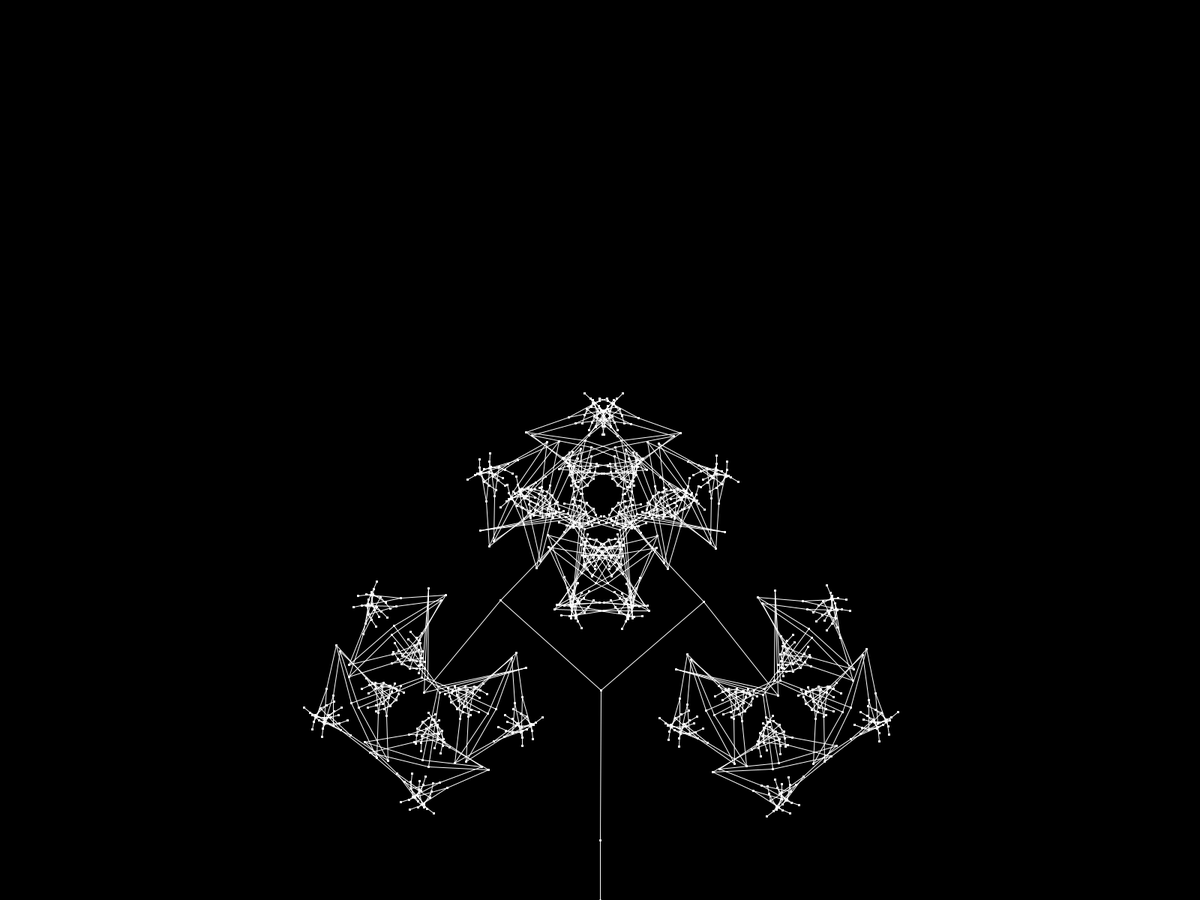
Frame 1 (no input)
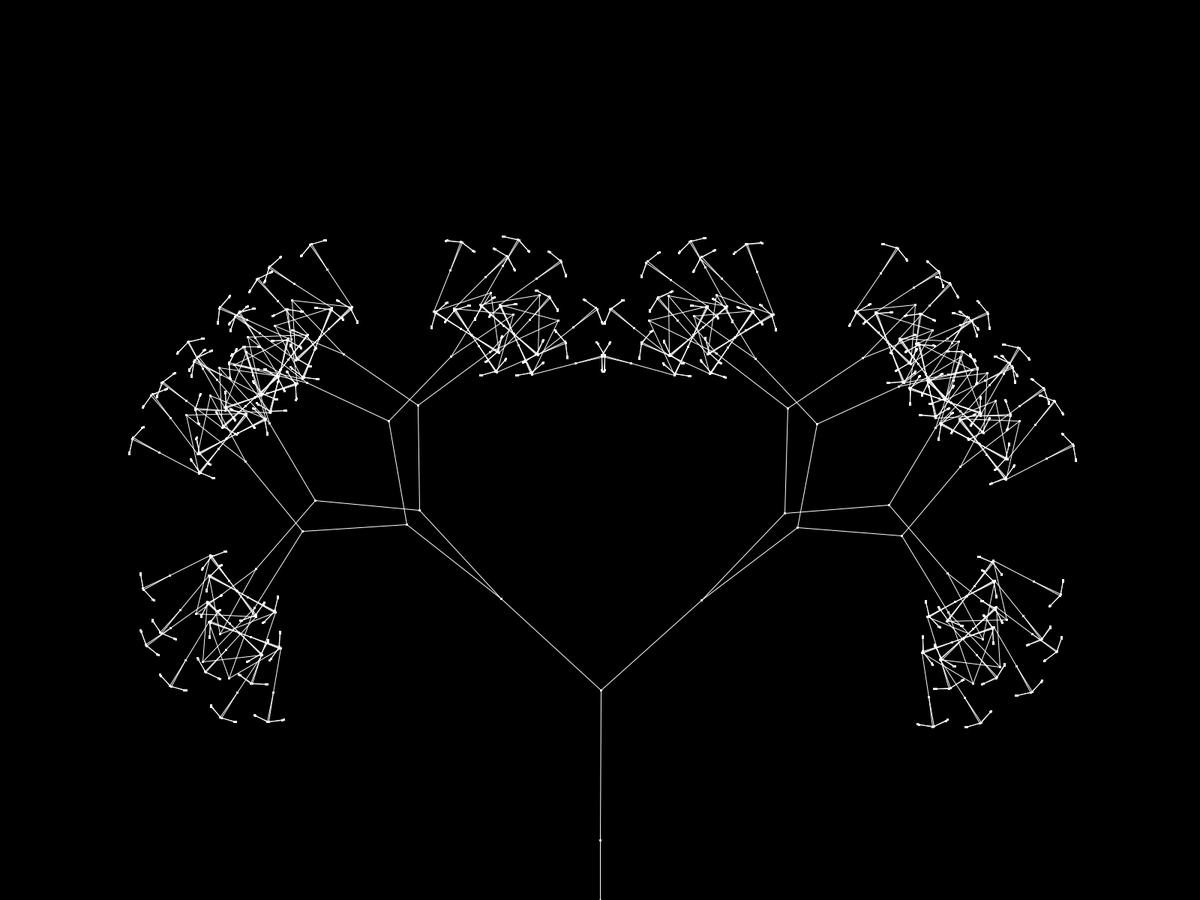
Frame 60 (the mouse pressed at the canvas centre just before this capture)
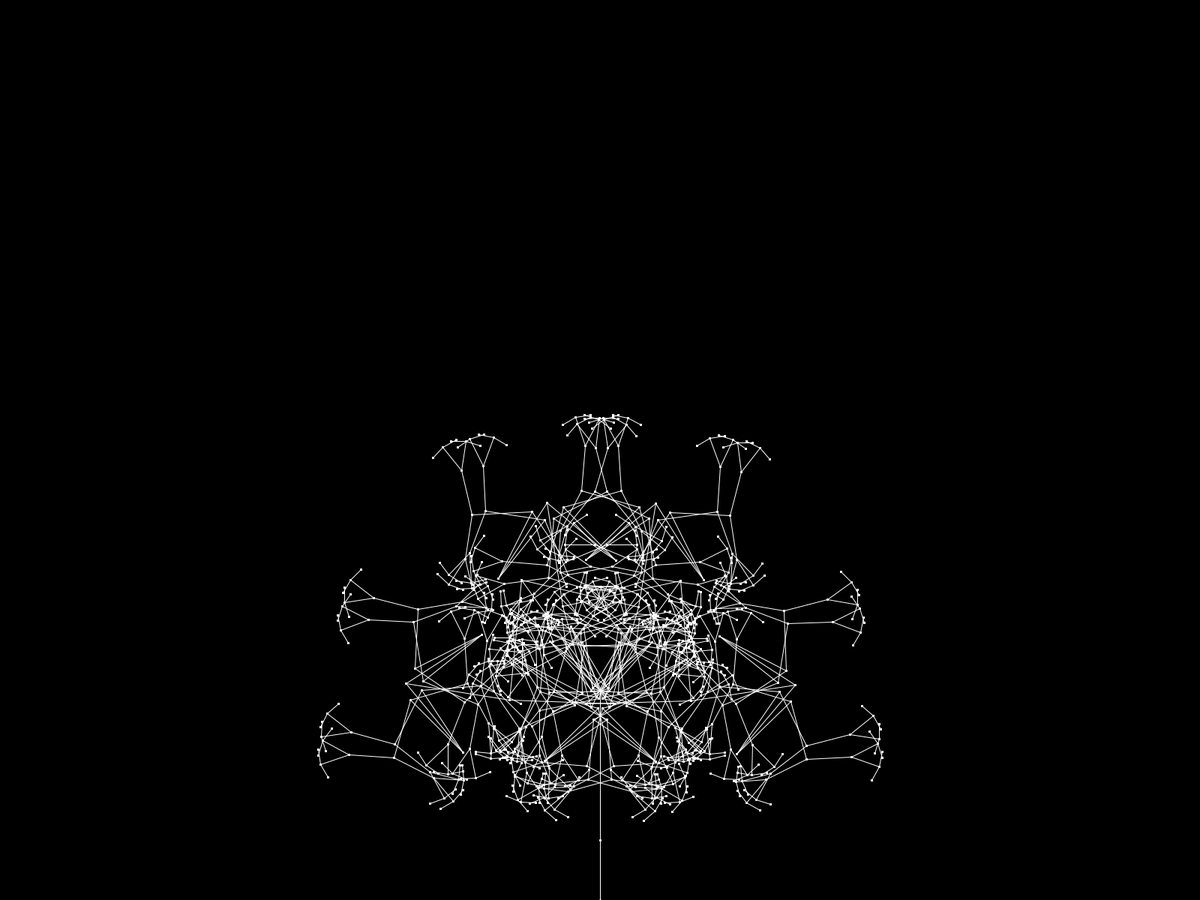
Frame 120 (the mouse held since frame 60 and released just before this capture)

The Processing sketch that drew these frames (run headless with seeded random() and noise(); from frame 60 on, the mouse is pressed at the canvas centre):

// Processing sketch: TreeFunctionRecursion
// ── TreeFunctionRecursion.pde
float[] tree;
boolean drawn;

int treeLevels;
int treeDivisions;

int indexN;

float branchLength;

float dTime;

//START
void setup(){
  frameRate(30);
  fullScreen();
  //size(600,600);
  background(0);
  drawn = false;
  
  treeLevels = 10;
  treeDivisions = 2;
  branchLength = 200/treeLevels;
  
  indexN = 0;
  
  dTime = 0;
  
  int totalPoints = 4;
  for(int i = 0 ; i<treeLevels+1 ; i++){
    totalPoints += int(pow(treeDivisions,i))*4;
  }

  print(totalPoints + " | ");
   
  tree = new float[totalPoints];
}

// 
void MakeBranchStatic(int recursion, float parentX, float parentY, float angle){
  
  float thisX = parentX + cos(angle)*(branchLength*recursion);
  float thisY = parentY + sin(angle)*(branchLength*recursion);
  
  //println(" | x: "+parentX+" y: "+parentY);
  
    tree[indexN++] = parentX;
    tree[indexN++] = parentY;
    tree[indexN++] = thisX;
    tree[indexN++] = thisY;
  
  if(recursion>0){
    for(int i = 0 ; i < treeDivisions ; i++){
      float apertureAngle = (PI/36*sq(recursion));
      float nextAngle = angle - apertureAngle / 2 + ( apertureAngle / (treeDivisions - 1) ) * i;
      //println(" | i: "+i+" -> "+nextAngle); 
      MakeBranchStatic(recursion-1, thisX , thisY , nextAngle );
    }
  }
}

// 
void MakeBranchDynamic(int recursion, float parentX, float parentY, float angle){
  
  float thisX = parentX + cos(angle)*(branchLength*recursion);
  float thisY = parentY + sin(angle)*(branchLength*recursion);
  
  //println(" | x: "+parentX+" y: "+parentY);
  
    tree[indexN++] = parentX;
    tree[indexN++] = parentY;
    tree[indexN++] = thisX;
    tree[indexN++] = thisY;
  
  if(recursion>0){
    for(int i = 0 ; i < treeDivisions ; i++){
      float apertureAngle = (PI/4*(pow(treeDivisions,treeLevels-recursion)+noise(dTime)*recursion)*sq(recursion));
      float nextAngle = angle - apertureAngle / 2 + ( apertureAngle / (treeDivisions - 1) ) * i;
      //println(" | i: "+i+" -> "+nextAngle); 
      MakeBranchDynamic(recursion-1, thisX , thisY , nextAngle );
    }
  }
}


void ShowStatic(){
    if(!drawn){
    drawn = true;
  //I don't know why but increment does not work in array as I expected
  //it come out before the opperation increment is finished
    tree[indexN++] = width / 2;
    tree[indexN++] = height;
    tree[indexN++] = width / 2;
    tree[indexN++] = height;
    
    //Recursion Part
    //println(" | x: "+tree[0]+" y: "+tree[1]);
    MakeBranchStatic(treeLevels , tree[2] , tree[3], -PI/2);

    //
    stroke(255);
    noFill();
    
    for(int i = 0 ; i<tree.length-4 ; i+=4){
     line(tree[i],tree[i+1],tree[i+2],tree[i+3]);
    }
    
    for(int i = 0 ; i<tree.length-2 ; i+=2){
      ellipse(tree[i],tree[i+1],2,2);
    }
    print(indexN);
   //line( 300 , 300, 300+cos(PI/2)*100 , 300+sin(PI/2)*100);
  }

}

void ShowDynamic(){
  
   background(0);
   
  //I don't know why but increment does not work in array as I expected
  //it come out before the opperation increment is finished
    tree[indexN++] = width / 2;
    tree[indexN++] = height;
    tree[indexN++] = width / 2;
    tree[indexN++] = height-branchLength*4;
    
    //Recursion Part
    //println(" | x: "+tree[0]+" y: "+tree[1]);
    MakeBranchDynamic(treeLevels , tree[2] , tree[3], -PI/(1.95+((noise(dTime)/10))));

    //
    stroke(255);
    noFill();
    
    for(int i = 0 ; i<tree.length-4 ; i+=4){
     line(tree[i],tree[i+1],tree[i+2],tree[i+3]);
    }
    
    for(int i = 0 ; i<tree.length-2 ; i+=2){
      ellipse(tree[i],tree[i+1],2,2);
    }
    
    //print(indexN);
   
  indexN = 0;

}

//UPDATE
void draw(){
    
  
  //ShowStatic();
  //print(" | " + noise(dTime));
  dTime += 1.0/1200;
  ShowDynamic();
}
